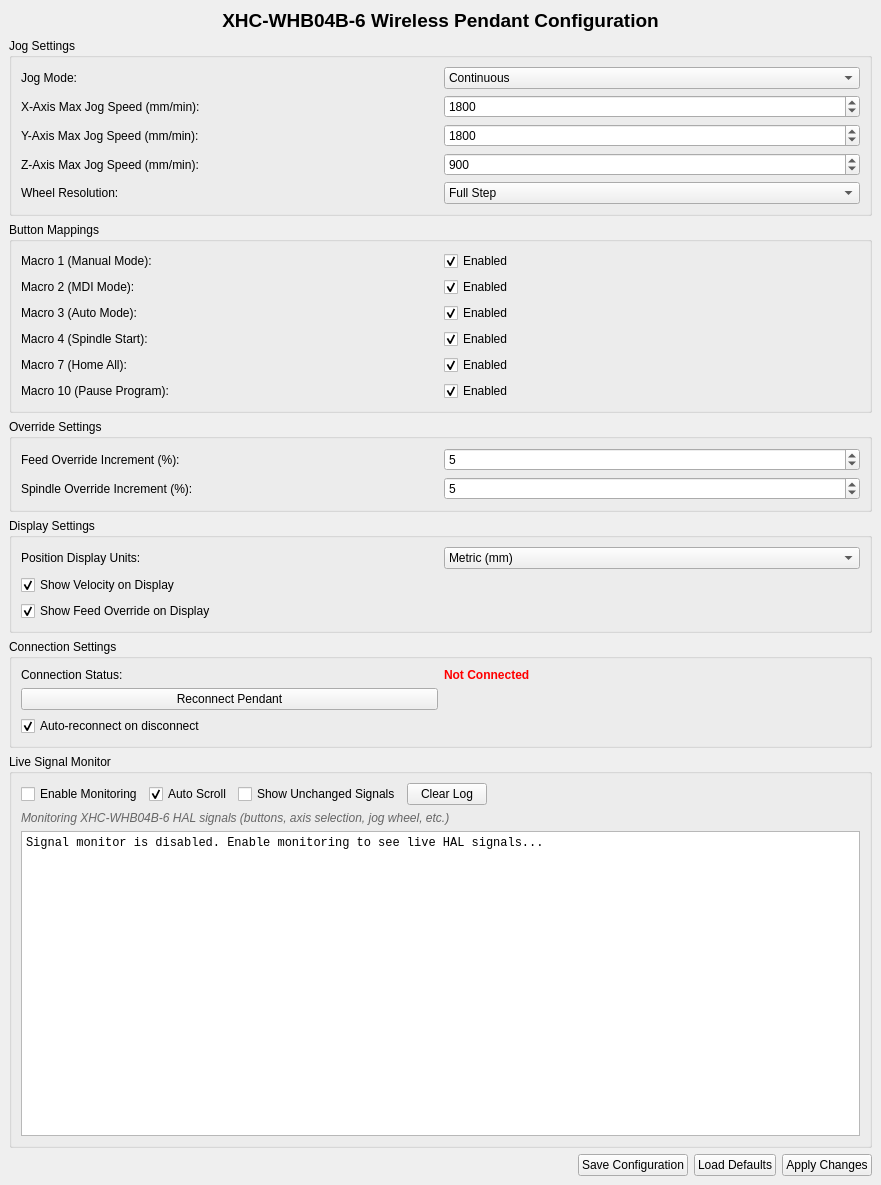
<?xml version="1.0" encoding="UTF-8"?>
<ui version="4.0">
 <class>pendant_config_widget</class>
 <widget class="QWidget" name="pendant_config_widget">
  <property name="geometry">
   <rect>
    <x>0</x>
    <y>0</y>
    <width>881</width>
    <height>1185</height>
   </rect>
  </property>
  <property name="sizePolicy">
   <sizepolicy hsizetype="Expanding" vsizetype="Expanding">
    <horstretch>1</horstretch>
    <verstretch>1</verstretch>
   </sizepolicy>
  </property>
  <property name="minimumSize">
   <size>
    <width>0</width>
    <height>0</height>
   </size>
  </property>
  <property name="windowTitle">
   <string>Pendant Configuration</string>
  </property>
  <property name="autoFillBackground">
   <bool>false</bool>
  </property>
  <layout class="QGridLayout" name="gridLayout">
   <property name="leftMargin">
    <number>0</number>
   </property>
   <property name="topMargin">
    <number>0</number>
   </property>
   <property name="rightMargin">
    <number>0</number>
   </property>
   <property name="bottomMargin">
    <number>0</number>
   </property>
   <item row="0" column="0">
    <layout class="QGridLayout" name="gridLayout_2">
     <property name="leftMargin">
      <number>9</number>
     </property>
     <property name="topMargin">
      <number>9</number>
     </property>
     <property name="rightMargin">
      <number>9</number>
     </property>
     <property name="bottomMargin">
      <number>9</number>
     </property>
     <item row="0" column="0">
      <widget class="QLabel" name="label_title">
       <property name="font">
        <font>
         <pointsize>14</pointsize>
         <bold>true</bold>
        </font>
       </property>
       <property name="text">
        <string>XHC-WHB04B-6 Wireless Pendant Configuration</string>
       </property>
       <property name="alignment">
        <set>Qt::AlignCenter</set>
       </property>
      </widget>
     </item>
     <item row="1" column="0">
      <widget class="QGroupBox" name="groupBox_jog">
       <property name="title">
        <string>Jog Settings</string>
       </property>
       <layout class="QGridLayout" name="gridLayout_jog">
        <item row="0" column="0">
         <widget class="QLabel" name="label_jog_mode">
          <property name="text">
           <string>Jog Mode:</string>
          </property>
         </widget>
        </item>
        <item row="0" column="1">
         <widget class="QComboBox" name="comboBox_jog_mode">
          <item>
           <property name="text">
            <string>Continuous</string>
           </property>
          </item>
          <item>
           <property name="text">
            <string>Step</string>
           </property>
          </item>
         </widget>
        </item>
        <item row="1" column="0">
         <widget class="QLabel" name="label_jog_speed_x">
          <property name="text">
           <string>X-Axis Max Jog Speed (mm/min):</string>
          </property>
         </widget>
        </item>
        <item row="1" column="1">
         <widget class="QSpinBox" name="spinBox_jog_speed_x">
          <property name="maximum">
           <number>5000</number>
          </property>
          <property name="value">
           <number>1800</number>
          </property>
         </widget>
        </item>
        <item row="2" column="0">
         <widget class="QLabel" name="label_jog_speed_y">
          <property name="text">
           <string>Y-Axis Max Jog Speed (mm/min):</string>
          </property>
         </widget>
        </item>
        <item row="2" column="1">
         <widget class="QSpinBox" name="spinBox_jog_speed_y">
          <property name="maximum">
           <number>5000</number>
          </property>
          <property name="value">
           <number>1800</number>
          </property>
         </widget>
        </item>
        <item row="3" column="0">
         <widget class="QLabel" name="label_jog_speed_z">
          <property name="text">
           <string>Z-Axis Max Jog Speed (mm/min):</string>
          </property>
         </widget>
        </item>
        <item row="3" column="1">
         <widget class="QSpinBox" name="spinBox_jog_speed_z">
          <property name="maximum">
           <number>2000</number>
          </property>
          <property name="value">
           <number>900</number>
          </property>
         </widget>
        </item>
        <item row="4" column="0">
         <widget class="QLabel" name="label_wheel_resolution">
          <property name="text">
           <string>Wheel Resolution:</string>
          </property>
         </widget>
        </item>
        <item row="4" column="1">
         <widget class="QComboBox" name="comboBox_wheel_resolution">
          <item>
           <property name="text">
            <string>Full Step</string>
           </property>
          </item>
          <item>
           <property name="text">
            <string>Half Step</string>
           </property>
          </item>
         </widget>
        </item>
       </layout>
      </widget>
     </item>
     <item row="2" column="0">
      <widget class="QGroupBox" name="c">
       <property name="title">
        <string>Button Mappings</string>
       </property>
       <layout class="QGridLayout" name="gridLayout_buttons">
        <item row="0" column="0">
         <widget class="QLabel" name="label_macro1">
          <property name="text">
           <string>Macro 1 (Manual Mode):</string>
          </property>
         </widget>
        </item>
        <item row="0" column="1">
         <widget class="QCheckBox" name="checkBox_macro1_enabled">
          <property name="text">
           <string>Enabled</string>
          </property>
          <property name="checked">
           <bool>true</bool>
          </property>
         </widget>
        </item>
        <item row="1" column="0">
         <widget class="QLabel" name="label_macro2">
          <property name="text">
           <string>Macro 2 (MDI Mode):</string>
          </property>
         </widget>
        </item>
        <item row="1" column="1">
         <widget class="QCheckBox" name="checkBox_macro2_enabled">
          <property name="text">
           <string>Enabled</string>
          </property>
          <property name="checked">
           <bool>true</bool>
          </property>
         </widget>
        </item>
        <item row="2" column="0">
         <widget class="QLabel" name="label_macro3">
          <property name="text">
           <string>Macro 3 (Auto Mode):</string>
          </property>
         </widget>
        </item>
        <item row="2" column="1">
         <widget class="QCheckBox" name="checkBox_macro3_enabled">
          <property name="text">
           <string>Enabled</string>
          </property>
          <property name="checked">
           <bool>true</bool>
          </property>
         </widget>
        </item>
        <item row="3" column="0">
         <widget class="QLabel" name="label_macro4">
          <property name="text">
           <string>Macro 4 (Spindle Start):</string>
          </property>
         </widget>
        </item>
        <item row="3" column="1">
         <widget class="QCheckBox" name="checkBox_macro4_enabled">
          <property name="text">
           <string>Enabled</string>
          </property>
          <property name="checked">
           <bool>true</bool>
          </property>
         </widget>
        </item>
        <item row="4" column="0">
         <widget class="QLabel" name="label_macro7">
          <property name="text">
           <string>Macro 7 (Home All):</string>
          </property>
         </widget>
        </item>
        <item row="4" column="1">
         <widget class="QCheckBox" name="checkBox_macro7_enabled">
          <property name="text">
           <string>Enabled</string>
          </property>
          <property name="checked">
           <bool>true</bool>
          </property>
         </widget>
        </item>
        <item row="5" column="0">
         <widget class="QLabel" name="label_macro10">
          <property name="text">
           <string>Macro 10 (Pause Program):</string>
          </property>
         </widget>
        </item>
        <item row="5" column="1">
         <widget class="QCheckBox" name="checkBox_macro10_enabled">
          <property name="text">
           <string>Enabled</string>
          </property>
          <property name="checked">
           <bool>true</bool>
          </property>
         </widget>
        </item>
       </layout>
      </widget>
     </item>
     <item row="3" column="0">
      <widget class="QGroupBox" name="groupBox_overrides">
       <property name="title">
        <string>Override Settings</string>
       </property>
       <layout class="QGridLayout" name="gridLayout_overrides">
        <item row="0" column="0">
         <widget class="QLabel" name="label_feed_increment">
          <property name="text">
           <string>Feed Override Increment (%):</string>
          </property>
         </widget>
        </item>
        <item row="0" column="1">
         <widget class="QSpinBox" name="spinBox_feed_increment">
          <property name="minimum">
           <number>1</number>
          </property>
          <property name="maximum">
           <number>50</number>
          </property>
          <property name="value">
           <number>5</number>
          </property>
         </widget>
        </item>
        <item row="1" column="0">
         <widget class="QLabel" name="label_spindle_increment">
          <property name="text">
           <string>Spindle Override Increment (%):</string>
          </property>
         </widget>
        </item>
        <item row="1" column="1">
         <widget class="QSpinBox" name="spinBox_spindle_increment">
          <property name="minimum">
           <number>1</number>
          </property>
          <property name="maximum">
           <number>50</number>
          </property>
          <property name="value">
           <number>5</number>
          </property>
         </widget>
        </item>
       </layout>
      </widget>
     </item>
     <item row="4" column="0">
      <widget class="QGroupBox" name="groupBox_display">
       <property name="title">
        <string>Display Settings</string>
       </property>
       <layout class="QGridLayout" name="gridLayout_display">
        <item row="0" column="0">
         <widget class="QLabel" name="label_position_display">
          <property name="text">
           <string>Position Display Units:</string>
          </property>
         </widget>
        </item>
        <item row="0" column="1">
         <widget class="QComboBox" name="comboBox_position_units">
          <item>
           <property name="text">
            <string>Metric (mm)</string>
           </property>
          </item>
          <item>
           <property name="text">
            <string>Imperial (inch)</string>
           </property>
          </item>
         </widget>
        </item>
        <item row="1" column="0">
         <widget class="QCheckBox" name="checkBox_show_velocity">
          <property name="text">
           <string>Show Velocity on Display</string>
          </property>
          <property name="checked">
           <bool>true</bool>
          </property>
         </widget>
        </item>
        <item row="2" column="0">
         <widget class="QCheckBox" name="checkBox_show_feed_override">
          <property name="text">
           <string>Show Feed Override on Display</string>
          </property>
          <property name="checked">
           <bool>true</bool>
          </property>
         </widget>
        </item>
       </layout>
      </widget>
     </item>
     <item row="5" column="0">
      <widget class="QGroupBox" name="groupBox_connection">
       <property name="title">
        <string>Connection Settings</string>
       </property>
       <layout class="QGridLayout" name="gridLayout_connection">
        <item row="0" column="0">
         <widget class="QLabel" name="label_connection_status">
          <property name="text">
           <string>Connection Status:</string>
          </property>
         </widget>
        </item>
        <item row="0" column="1">
         <widget class="QLabel" name="label_status_value">
          <property name="styleSheet">
           <string notr="true">color: red; font-weight: bold;</string>
          </property>
          <property name="text">
           <string>Not Connected</string>
          </property>
         </widget>
        </item>
        <item row="1" column="0">
         <widget class="QPushButton" name="pushButton_reconnect">
          <property name="text">
           <string>Reconnect Pendant</string>
          </property>
         </widget>
        </item>
        <item row="2" column="0">
         <widget class="QCheckBox" name="checkBox_auto_reconnect">
          <property name="text">
           <string>Auto-reconnect on disconnect</string>
          </property>
          <property name="checked">
           <bool>true</bool>
          </property>
         </widget>
        </item>
       </layout>
      </widget>
     </item>
     <item row="6" column="0">
      <widget class="QGroupBox" name="groupBox_signal_monitor">
       <property name="title">
        <string>Live Signal Monitor</string>
       </property>
       <layout class="QVBoxLayout" name="verticalLayout_monitor">
        <item>
         <layout class="QHBoxLayout" name="horizontalLayout_monitor_controls">
          <item>
           <widget class="QCheckBox" name="checkBox_monitor_enabled">
            <property name="text">
             <string>Enable Monitoring</string>
            </property>
           </widget>
          </item>
          <item>
           <widget class="QCheckBox" name="checkBox_auto_scroll">
            <property name="text">
             <string>Auto Scroll</string>
            </property>
            <property name="checked">
             <bool>true</bool>
            </property>
           </widget>
          </item>
          <item>
           <widget class="QCheckBox" name="checkBox_show_unchanged">
            <property name="text">
             <string>Show Unchanged Signals</string>
            </property>
           </widget>
          </item>
          <item>
           <widget class="QPushButton" name="pushButton_clear_log">
            <property name="text">
             <string>Clear Log</string>
            </property>
           </widget>
          </item>
          <item>
           <spacer name="horizontalSpacer_2">
            <property name="orientation">
             <enum>Qt::Horizontal</enum>
            </property>
            <property name="sizeHint" stdset="0">
             <size>
              <width>40</width>
              <height>20</height>
             </size>
            </property>
           </spacer>
          </item>
         </layout>
        </item>
        <item>
         <widget class="QLabel" name="label_monitor_info">
          <property name="styleSheet">
           <string notr="true">color: #666; font-style: italic;</string>
          </property>
          <property name="text">
           <string>Monitoring XHC-WHB04B-6 HAL signals (buttons, axis selection, jog wheel, etc.)</string>
          </property>
         </widget>
        </item>
        <item>
         <widget class="QPlainTextEdit" name="plainTextEdit_signal_log">
          <property name="minimumSize">
           <size>
            <width>0</width>
            <height>120</height>
           </size>
          </property>
          <property name="font">
           <font>
            <family>Monospace</family>
            <pointsize>9</pointsize>
           </font>
          </property>
          <property name="readOnly">
           <bool>true</bool>
          </property>
          <property name="plainText">
           <string>Signal monitor is disabled. Enable monitoring to see live HAL signals...</string>
          </property>
         </widget>
        </item>
       </layout>
      </widget>
     </item>
     <item row="7" column="0">
      <layout class="QHBoxLayout" name="horizontalLayout_buttons">
       <item>
        <spacer name="horizontalSpacer">
         <property name="orientation">
          <enum>Qt::Horizontal</enum>
         </property>
         <property name="sizeHint" stdset="0">
          <size>
           <width>40</width>
           <height>20</height>
          </size>
         </property>
        </spacer>
       </item>
       <item>
        <widget class="QPushButton" name="pushButton_save">
         <property name="text">
          <string>Save Configuration</string>
         </property>
        </widget>
       </item>
       <item>
        <widget class="QPushButton" name="pushButton_load">
         <property name="text">
          <string>Load Defaults</string>
         </property>
        </widget>
       </item>
       <item>
        <widget class="QPushButton" name="pushButton_apply">
         <property name="text">
          <string>Apply Changes</string>
         </property>
        </widget>
       </item>
      </layout>
     </item>
    </layout>
   </item>
  </layout>
 </widget>
 <resources/>
 <connections/>
</ui>
